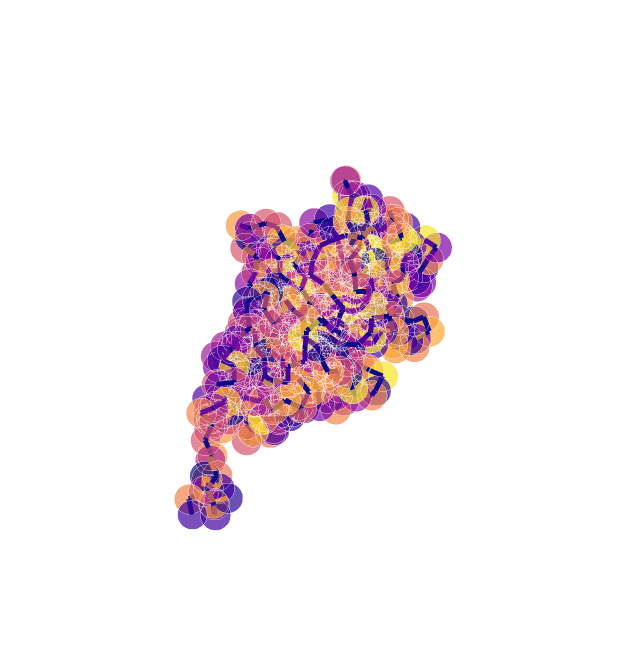

Source (notebook cell):
### Code cell
plotly_protein_structure_graph(g1, node_size_multiplier=0.5, colour_nodes_by="residue_name")

### Figure 1 — Plotly figure (JSON) as saved in the notebook; plotly's stock layout.template omitted (floating-point values rounded to 4 significant figures; data arrays with more than 128 entries replaced by an {"elided": "..."} marker saying what was removed)
{"data": [{"hoverinfo": "text+x+y+z", "marker": {"color": {"elided": "445x4 float values"}, "opacity": 0.7, "size": {"elided": "445 float values"}, "symbol": "circle"}, "mode": "markers", "text": {"elided": "445 str values"}, "type": "scatter3d", "x": {"elided": "445 float values"}, "y": {"elided": "445 float values"}, "z": {"elided": "445 float values"}}, {"hoverinfo": "text", "line": {"color": {"elided": "1332x4 float values"}, "width": 10}, "mode": "lines", "text": {"elided": "1332 str values"}, "type": "scatter3d", "x": {"elided": "1332 float values"}, "y": {"elided": "1332 float values"}, "z": {"elided": "1332 float values"}}], "layout": {"height": 650, "margin": {"t": 100}, "scene": {"xaxis": {"showbackground": false, "showgrid": false, "showline": false, "showticklabels": false, "title": {"text": ""}, "zeroline": false}, "yaxis": {"showbackground": false, "showgrid": false, "showline": false, "showticklabels": false, "title": {"text": ""}, "zeroline": false}, "zaxis": {"showbackground": false, "showgrid": false, "showline": false, "showticklabels": false, "title": {"text": ""}, "zeroline": false}}, "showlegend": false, "width": 620}}
